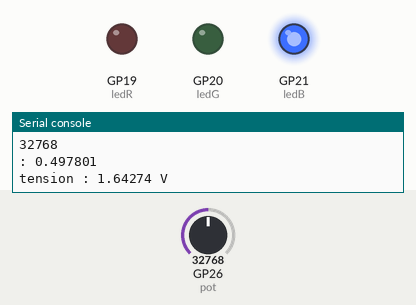
Recording of a program running on a simulated Raspberry Pi Pico running CircuitPython. Parts: output pins drawn as LEDs (lit = HIGH), the last lines printed to the serial console. Inputs (shaded band) come from the test bench; at power-on: GP26 (pot) = 32768 (analog values on the 0–65535 scale).

Above: at 1.2 s.
1.3 s: GP26 (pot) set to 40416
2.8 s: GP26 (pot) set to 41984
At 3.8 s:
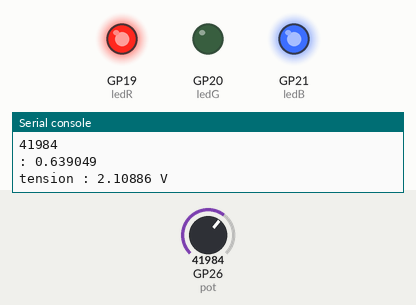
4.3 s: GP26 (pot) set to 48192
5.8 s: GP26 (pot) set to 50016
At 7.0 s:
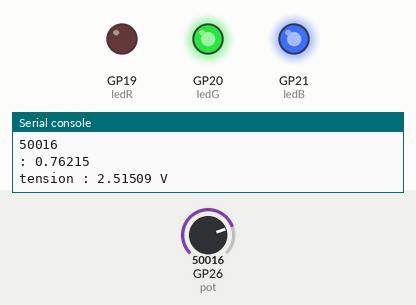
7.3 s: GP26 (pot) set to 56864
8.8 s: GP26 (pot) set to 58496
At 9.2 s:
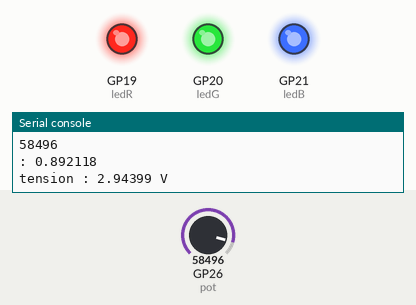
Timing chart, 0 to 11.3 s (numbered marks = the images above; inputs shaded):
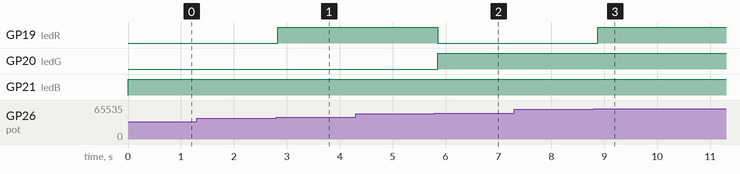

The program:

potentiometre.py
```python
import board
from analogio import AnalogIn
from digitalio import DigitalInOut, Direction
from time import sleep
import math

pot = AnalogIn(board.GP26)

ledR = DigitalInOut(board.GP19)
ledR.direction = Direction.OUTPUT
ledG = DigitalInOut(board.GP20)
ledG.direction = Direction.OUTPUT
ledB = DigitalInOut(board.GP21)
ledB.direction = Direction.OUTPUT

def pourcent(value):
    return (value - 288) / (65535 - 288)

def value_to_tension(value):
    return value * 3.3

while True:
    #for i in range(3):
    #    values[i] = pots[i].value / 65520

    value = pot.value / (65520/8)
    value = math.floor(value)
    if value == 8: value = 7
    # 0 - 7

    ledR.value = (value % 2 == 1)
    ledG.value = (value in [2, 3, 6, 7])
    ledB.value = (value >= 4)

    print(value)
    print(pot.value)
    print(":", pourcent(pot.value))
    print("tension :", value_to_tension(pourcent(pot.value)), "V")
    sleep(0.1)
```

Measured:
- the behaviour switches between 40944 and 40960 on GP26 (pot) (found by bisection; images 0 and 1)
- the behaviour switches between 49136 and 49152 on GP26 (pot) (found by bisection; images 1 and 2)
- the behaviour switches between 57328 and 57344 on GP26 (pot) (found by bisection; images 2 and 3)
- after the input at 2.8 s, GP19 (ledR): LOW → HIGH at once
- after the input at 5.8 s, GP19 (ledR): HIGH → LOW after 0.05 s; GP20 (ledG): LOW → HIGH after 0.05 s
- after the input at 8.8 s, GP19 (ledR): LOW → HIGH after 0.08 s
